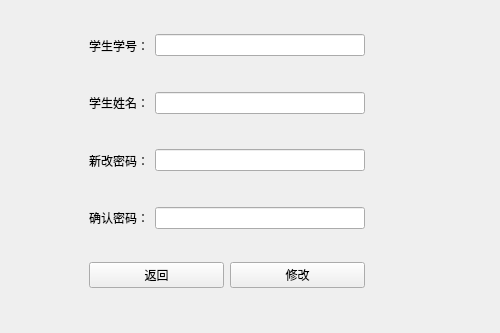
<?xml version="1.0" encoding="UTF-8"?>
<ui version="4.0">
 <class>ModifyStuPass</class>
 <widget class="QWidget" name="ModifyStuPass">
  <property name="geometry">
   <rect>
    <x>0</x>
    <y>0</y>
    <width>500</width>
    <height>333</height>
   </rect>
  </property>
  <property name="windowTitle">
   <string>Form</string>
  </property>
  <widget class="QWidget" name="widget_5" native="true">
   <property name="geometry">
    <rect>
     <x>80</x>
     <y>20</y>
     <width>294</width>
     <height>281</height>
    </rect>
   </property>
   <layout class="QVBoxLayout" name="verticalLayout">
    <item>
     <widget class="QWidget" name="widget_2" native="true">
      <layout class="QHBoxLayout" name="horizontalLayout_2">
       <item>
        <widget class="QLabel" name="label">
         <property name="text">
          <string>学生学号：</string>
         </property>
        </widget>
       </item>
       <item>
        <widget class="QLineEdit" name="lineEdit_stuid">
         <property name="echoMode">
          <enum>QLineEdit::Normal</enum>
         </property>
        </widget>
       </item>
      </layout>
     </widget>
    </item>
    <item>
     <widget class="QWidget" name="widget_6" native="true">
      <layout class="QHBoxLayout" name="horizontalLayout_5">
       <item>
        <widget class="QLabel" name="label_4">
         <property name="text">
          <string>学生姓名：</string>
         </property>
        </widget>
       </item>
       <item>
        <widget class="QLineEdit" name="lineEdit_sname">
         <property name="readOnly">
          <bool>true</bool>
         </property>
        </widget>
       </item>
      </layout>
     </widget>
    </item>
    <item>
     <widget class="QWidget" name="widget_3" native="true">
      <layout class="QHBoxLayout" name="horizontalLayout_3">
       <item>
        <widget class="QLabel" name="label_2">
         <property name="text">
          <string>新改密码：</string>
         </property>
        </widget>
       </item>
       <item>
        <widget class="QLineEdit" name="lineEdit_newPass">
         <property name="echoMode">
          <enum>QLineEdit::PasswordEchoOnEdit</enum>
         </property>
        </widget>
       </item>
      </layout>
     </widget>
    </item>
    <item>
     <widget class="QWidget" name="widget_4" native="true">
      <layout class="QHBoxLayout" name="horizontalLayout_4">
       <item>
        <widget class="QLabel" name="label_3">
         <property name="text">
          <string>确认密码：</string>
         </property>
        </widget>
       </item>
       <item>
        <widget class="QLineEdit" name="lineEdit_againPass">
         <property name="echoMode">
          <enum>QLineEdit::PasswordEchoOnEdit</enum>
         </property>
        </widget>
       </item>
      </layout>
     </widget>
    </item>
    <item>
     <widget class="QWidget" name="widget" native="true">
      <layout class="QHBoxLayout" name="horizontalLayout">
       <item>
        <widget class="QPushButton" name="pushButton_back">
         <property name="text">
          <string>返回</string>
         </property>
        </widget>
       </item>
       <item>
        <widget class="QPushButton" name="pushButton_submit">
         <property name="text">
          <string>修改</string>
         </property>
        </widget>
       </item>
      </layout>
     </widget>
    </item>
   </layout>
  </widget>
 </widget>
 <resources/>
 <connections/>
</ui>
